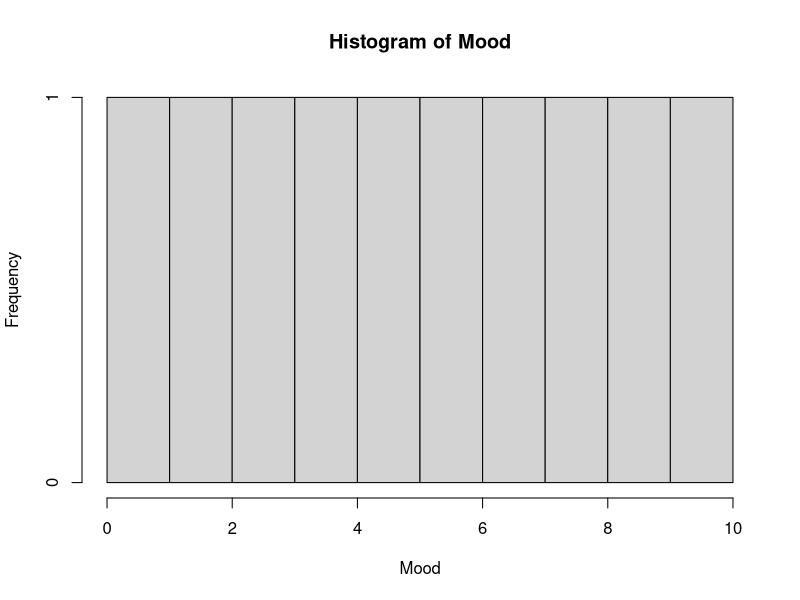
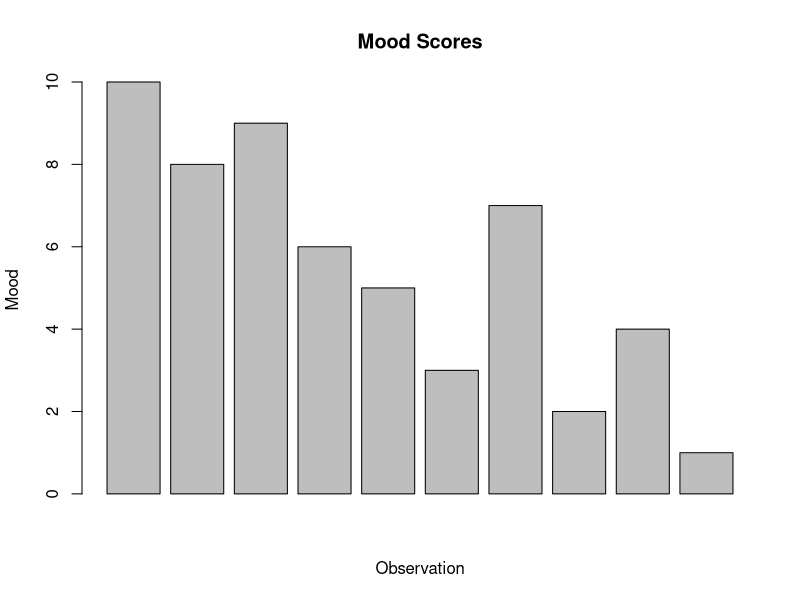
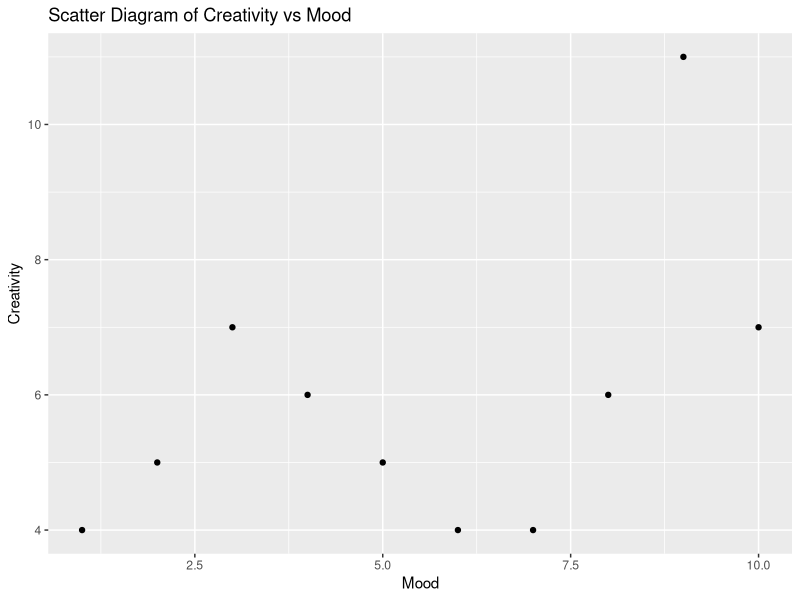

Source code (R) for these figures, in order:
## ---- chunk 1
knitr::opts_chunk$set(echo = TRUE)
## ---- chunk 2

library("ggplot2")

## ---- chunk 3

data_exo1 <- data.frame(
  Subject = c("A", "B", "C", "D", "E", "F", "G", "H", "I"),
  Before = c(209, 210, 205, 198, 216, 217, 238, 240, 222),
  After = c(199, 207, 189, 209, 217, 202, 211, 223, 201)
)

## ---- chunk 4

t.test(data_exo1$Before, data_exo1$After, paired=TRUE)

## ---- chunk 5

data_exo2 <- data.frame (
  Creativity = c(7, 6, 11, 4, 5, 7, 4, 5, 6, 4),
  Mood = c(10, 8, 9, 6, 5, 3, 7, 2, 4, 1)
)

## ---- chunk 6

#
summary(data_exo2$Creativity)     # shows mean, median, quartiles, min, max

# 
cat("\n")

# mean & median
sprintf("mean = %f", mean(data_exo2$Creativity))
sprintf("median = %f", median(data_exo2$Creativity))

# mode is not a built-in function in R, so we can calculate it manually
mode <- as.numeric(names(sort(table(data_exo2$Creativity), decreasing=TRUE)[1]))
sprintf("mode = %f", mode)

# quantiles
q <- quantile(data_exo2$Creativity, probs = c(0.25, 0.5, 0.75))
sprintf(
  "Q1 = %.2f, Q2 = %.2f, Q3 = %.2f",
  q[1], q[2], q[3]
)
sprintf(
  "56th percentile = %.2f",
  quantile(data_exo2$Creativity, probs = 0.56)
)

# var, sd, min, max
sprintf("variance = %f",var(data_exo2$Creativity))
sprintf("standard deviation = %f",sd(data_exo2$Creativity))
sprintf("minimum = %f",min(data_exo2$Creativity))
sprintf("maximum = %f",max(data_exo2$Creativity))

## ---- chunk 7

# hist for mood
hist(
  data_exo2$Mood,
  breaks = seq(0, 10, by = 1),
  main = "Histogram of Mood",
  xlab = "Mood",
  ylab = "Frequency"
)

# barplot
barplot(
  data_exo2$Mood,
  main = "Mood Scores",
  xlab = "Observation",
  ylab = "Mood"
)

## ---- chunk 8

# scatter diagram (plot) to study the relationship between ‘creativity’ and ‘mood’
ggplot(data_exo2, aes(x = Mood, y = Creativity)) +
  geom_point() +
  labs(title = "Scatter Diagram of Creativity vs Mood",
       x = "Mood",
       y = "Creativity")


## ---- chunk 9

# correlation test
cor_test <- cor.test(data_exo2$Mood, data_exo2$Creativity)
summary(cor_test)
